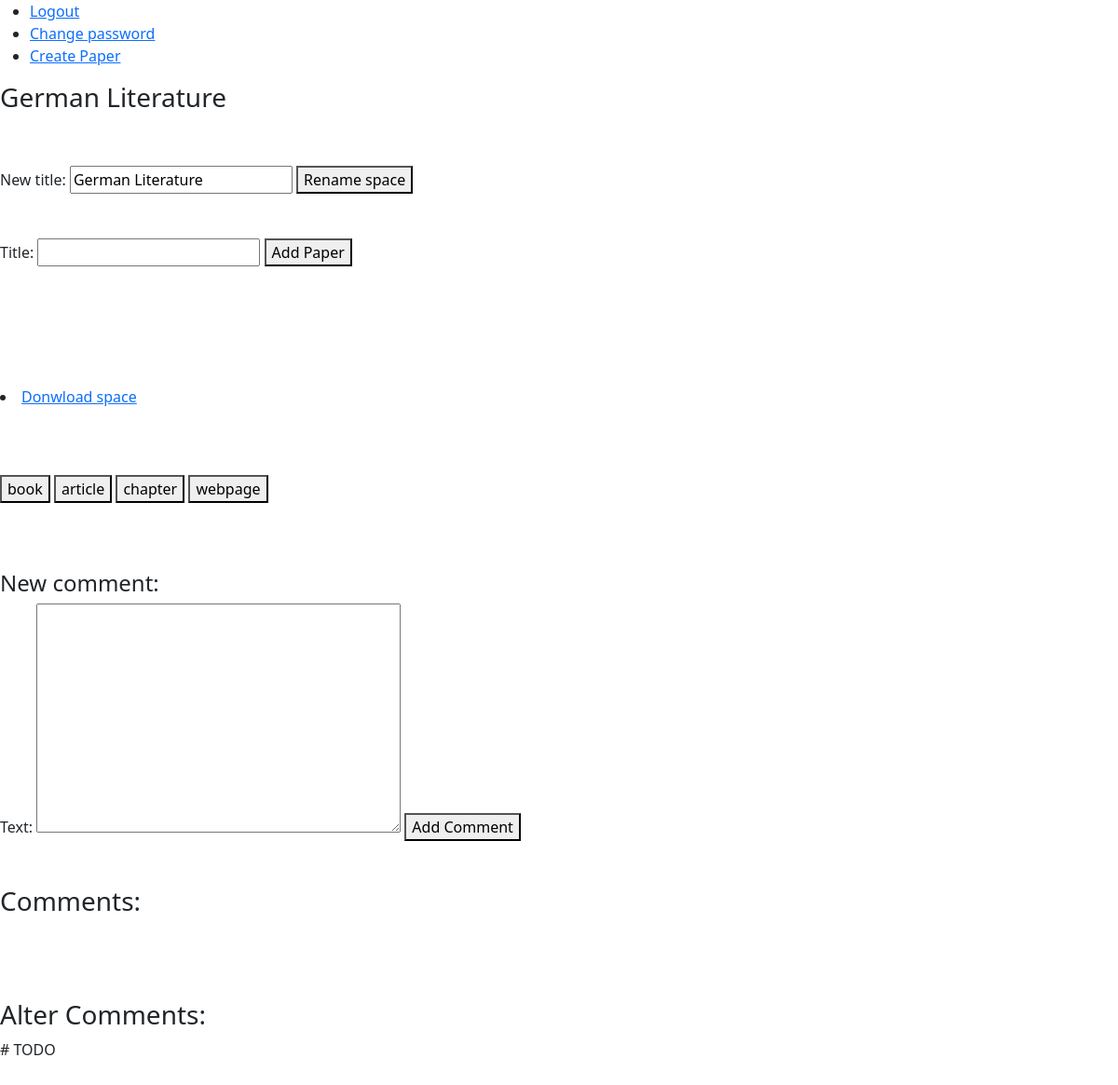
Before: /work_space/2 (signed in) with the older database file.
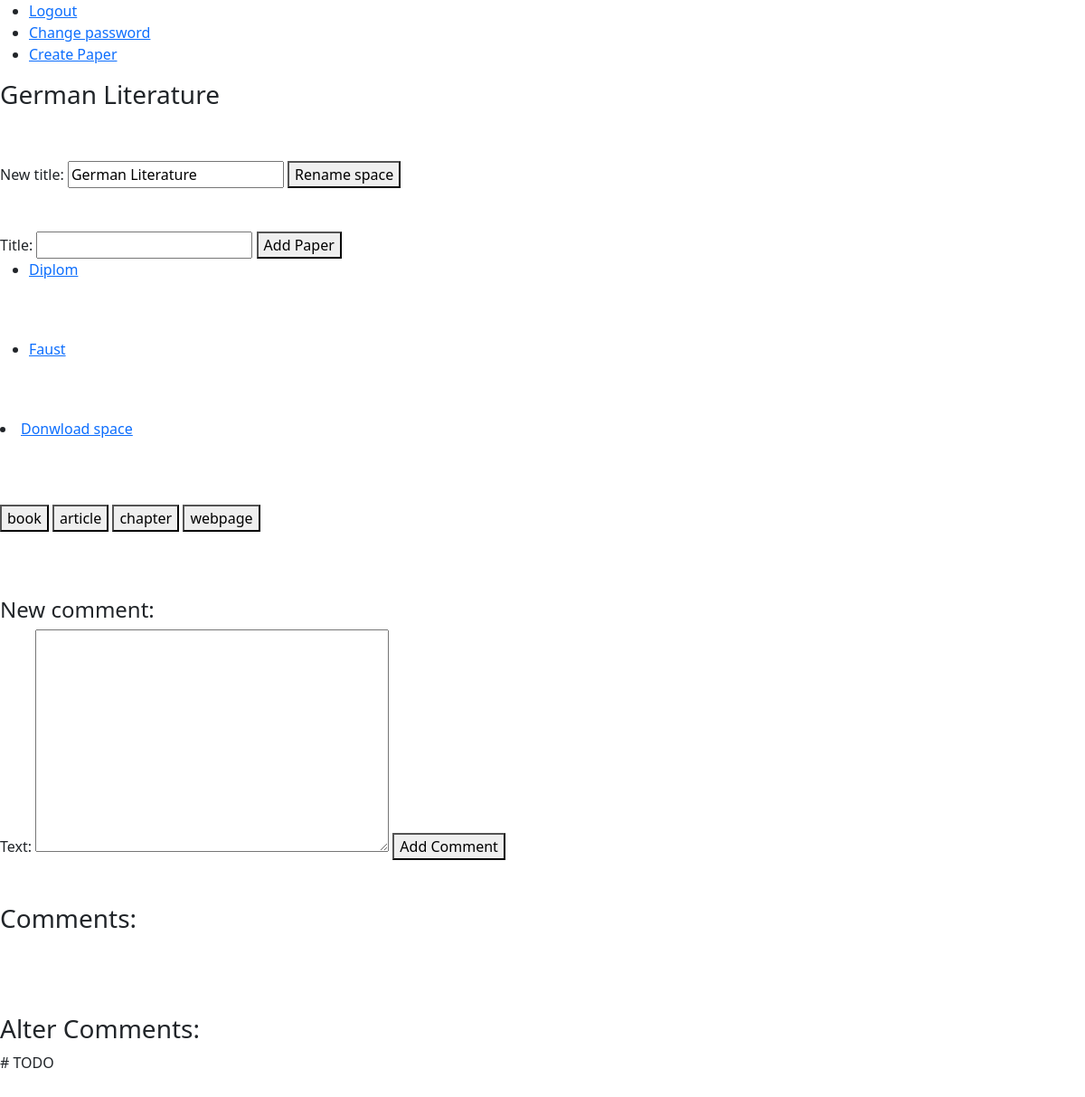
After: the same page with the newer database file.
### paper_work/models.py (models this page shows, shortened)
class Paper(models.Model):
    work_space = models.ForeignKey(WorkSpace, on_delete=models.CASCADE, related_name="papers")
    user = models.ForeignKey(User, on_delete=models.CASCADE)
    title = models.CharField(max_length=50, unique=True)
    sources = models.ManyToManyField(Source, related_name="papers")
    citation_style = models.CharField(max_length=10, default="APA & MLA")
    archived = models.BooleanField(default=False)
    published = models.BooleanField(default=False)
    def __str__(self):
        return self.title

### bookshelf/models.py (models this page shows, shortened)
class Source(models.Model):
    real_type = models.ForeignKey(ContentType, editable=False, on_delete=models.CASCADE)
    work_space = models.ForeignKey(WorkSpace, on_delete=models.CASCADE, related_name="sources")
    user = models.ForeignKey(User, on_delete=models.CASCADE, related_name="sources")
    title = models.CharField(max_length=100)
    author = models.CharField(max_length=70, blank=True)
    year = models.CharField(max_length=5, blank=True)
    file = models.FileField(upload_to=saving_path, blank=True)
    link = models.CharField(max_length=40, blank=True)
    def __str__(self):
        return self.title

### work_space/views.py (the view)
# urls.py: path("work_space/<int:space_id>", views.work_space_view, name="space_view")
@login_required
def work_space_view(request, space_id):
    space = check_work_space(space_id, request.user)
    params = {"space": space,
            "papers": space.papers.all(),
            "books": space.sources.all(),
            "form": NewPaperForm(),
            "book_form": BookForm(),
            "article_form": ArticleForm(),
            "chapter_form": ChapterForm(),
            "webpage_form": WebpageForm(),
            "comment_form": NewCommentForm(),
            "rename_form": RenameSpaceForm().set_initial(space),
            "comments": space.comments.all()
            }
    return render(request, "work_space/work_space_view.html", params)

### paper_work/forms.py (shortened to what this page needs)
class NewPaperForm(forms.Form):
    title = forms.CharField(max_length=50)

### bookshelf/forms.py
class BookForm(CommonFields):
    source_type = forms.CharField(widget=forms.HiddenInput(attrs={"value": "book"}))
    title = forms.CharField()
    publishing_house = forms.CharField()
    year = forms.CharField()

### utils/verification.py (called while the page is built)
def check_work_space(space_id: int, user: User) -> WorkSpace | Http404 | PermissionDenied:
    try:
        space = WorkSpace.objects.get(pk=space_id)
    except ObjectDoesNotExist:
        raise Http404
    else:
        if space.owner != user and user not in space.guests.all():
            raise PermissionDenied
    return space

### work_space/forms.py (called while the page is built)
    def set_initial(self, space: WorkSpace):
        self.fields["new_title"].initial = space.title
        return self

### work_space/models.py (called while the page is built)
    def __str__(self):
        return self.title

### work_space/templates/work_space/work_space_view.html (shortened to what this page needs)
{% extends "layout.html" %}
{% load static %}
{% block body %}
    <h3>{{ space }}</h3><br><br>
    <form action="{% url 'work_space:rename_space' space.pk %}" method="post">
        {{ rename_form }}
        <button type="submit">Rename space</button>
    </form><br><br>
    <form action="{% url 'paper_work:create_paper' space.pk %}" method="post">
        {{ form }}
        <button id="change_password_button" type="submit">Add Paper</button>
    </form>
    <ul>
        {% for paper in papers %}
        <li>
            <a href="{% url 'paper_work:paper_space' paper.pk %}">{{ paper }}</a>
        </li>
        {% endfor %}
    </ul><br><br>
    <ul>
        {% for book in books %}
        <li>
           <a href="{% url 'bookshelf:source_space' book.pk %}">{{ book }}</a>
        </li>
        {% endfor %}
    </ul><br><br>
    <li>
        <a href="{% url 'work_space:download_space' space.pk %}">Donwload space</a>
    </li><br><br><br>
    <button class="show_form_button" id="book" type="button">book</button>
    <button class="show_form_button" id="article" type="button">article</button>
    <button class="show_form_button" id="chapter" type="button">chapter</button>
    <button class="show_form_button" id="webpage" type="button">webpage</button>
    <br><br><br><br>
    <h4>New comment:</h4>
    <form action="{% url 'work_comments:leave_comment' space.pk %}" method="post">
        {{ comment_form }}
        <button type="submit">Add Comment</button>
    </form><br><br>
    <h3>Comments:</h3>
    <br><br><br>
    <h3>Alter Comments:</h3>
    # TODO
    <br><br><br>
    <br>
{% endblock %}

Changed rows visible on the page:
added Paper: title "Diplom"
added Source: title "Faust"
